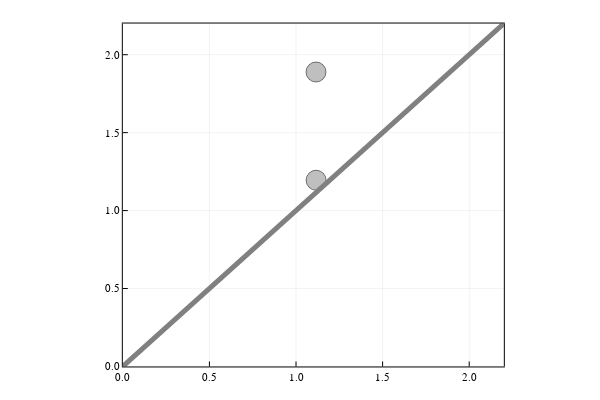

Notebook cell for this chart:
### Code cell
# compute Dowker persistence
_, _, D, _ = compute_distance(small, large);
W = compute_Witness_persistence(D)
W_barcode = barcode(W["eirene_output"], dim = 1)
plot_PD(W_barcode, 
        markersize = 10,
        pd_min = 0,
        pd_max = 2.2,
        background_color=:transparent, foreground_color=:black)

### Figure 1 — Plotly figure (JSON) as saved in the notebook; plotly's stock layout.template omitted (floating-point values rounded to 4 significant figures)
{"data": [{"colorbar": {"len": 0.9525, "title": "", "x": 0.8397, "y": 0.5139}, "hoverinfo": "text", "legendgroup": "", "marker": {"color": "rgba(128, 128, 128, 0.500)", "line": {"color": "rgba(0, 0, 0, 0.500)", "width": 1}, "size": 20, "symbol": "circle"}, "mode": "markers", "name": "", "showlegend": false, "text": [1, 2], "type": "scatter", "x": [1.116, 1.115], "xaxis": "x", "y": [1.195, 1.889], "yaxis": "y"}, {"colorbar": {"len": 0.9525, "title": "", "x": 0.8397, "y": 0.5139}, "legendgroup": "", "line": {"color": "rgba(128, 128, 128, 1.000)", "dash": "solid", "shape": "linear", "width": 5}, "mode": "lines", "name": "", "showlegend": false, "type": "scatter", "x": [0, 2.2], "xaxis": "x", "y": [0, 2.2], "yaxis": "y"}], "layout": {"annotations": [], "height": 400, "legend": {"bgcolor": "rgba(0, 0, 0, 0.000)", "bordercolor": "rgba(0, 0, 0, 1.000)", "borderwidth": 1, "font": {"color": "rgba(0, 0, 0, 1.000)", "family": "sans-serif", "size": 11}, "title": {"font": {"color": "rgba(0, 0, 0, 1.000)", "family": "sans-serif", "size": 15}, "text": ""}, "tracegroupgap": 0, "traceorder": "normal", "x": 1, "xanchor": "right", "y": 0.07, "yanchor": "bottom"}, "margin": {"b": 20, "l": 0, "r": 0, "t": 20}, "paper_bgcolor": "rgba(0, 0, 0, 0.000)", "plot_bgcolor": "rgba(0, 0, 0, 0.000)", "showlegend": true, "width": 600, "xaxis": {"anchor": "y", "domain": [0.2047, 0.8397], "gridcolor": "rgba(0, 0, 0, 0.100)", "gridwidth": 0.5, "linecolor": "rgba(0, 0, 0, 1.000)", "mirror": true, "range": [0, 2.2], "showgrid": true, "showline": true, "showticklabels": true, "tickangle": 0, "tickcolor": "rgb(0, 0, 0)", "tickfont": {"color": "rgba(0, 0, 0, 1.000)", "family": "sans-serif", "size": 11}, "tickmode": "array", "ticks": "inside", "ticktext": ["0.0", "0.5", "1.0", "1.5", "2.0"], "tickvals": [0, 0.5, 1, 1.5, 2], "title": "", "titlefont": {"color": "rgba(0, 0, 0, 1.000)", "family": "sans-serif", "size": 15}, "type": "-", "visible": true, "zeroline": false, "zerolinecolor": "rgba(0, 0, 0, 1.000)"}, "yaxis": {"anchor": "x", "domain": [0.03762, 0.9902], "gridcolor": "rgba(0, 0, 0, 0.100)", "gridwidth": 0.5, "linecolor": "rgba(0, 0, 0, 1.000)", "mirror": true, "range": [0, 2.2], "showgrid": true, "showline": true, "showticklabels": true, "tickangle": 0, "tickcolor": "rgb(0, 0, 0)", "tickfont": {"color": "rgba(0, 0, 0, 1.000)", "family": "sans-serif", "size": 11}, "tickmode": "array", "ticks": "inside", "ticktext": ["0.0", "0.5", "1.0", "1.5", "2.0"], "tickvals": [0, 0.5, 1, 1.5, 2], "title": "", "titlefont": {"color": "rgba(0, 0, 0, 1.000)", "family": "sans-serif", "size": 15}, "type": "-", "visible": true, "zeroline": false, "zerolinecolor": "rgba(0, 0, 0, 1.000)"}}}
